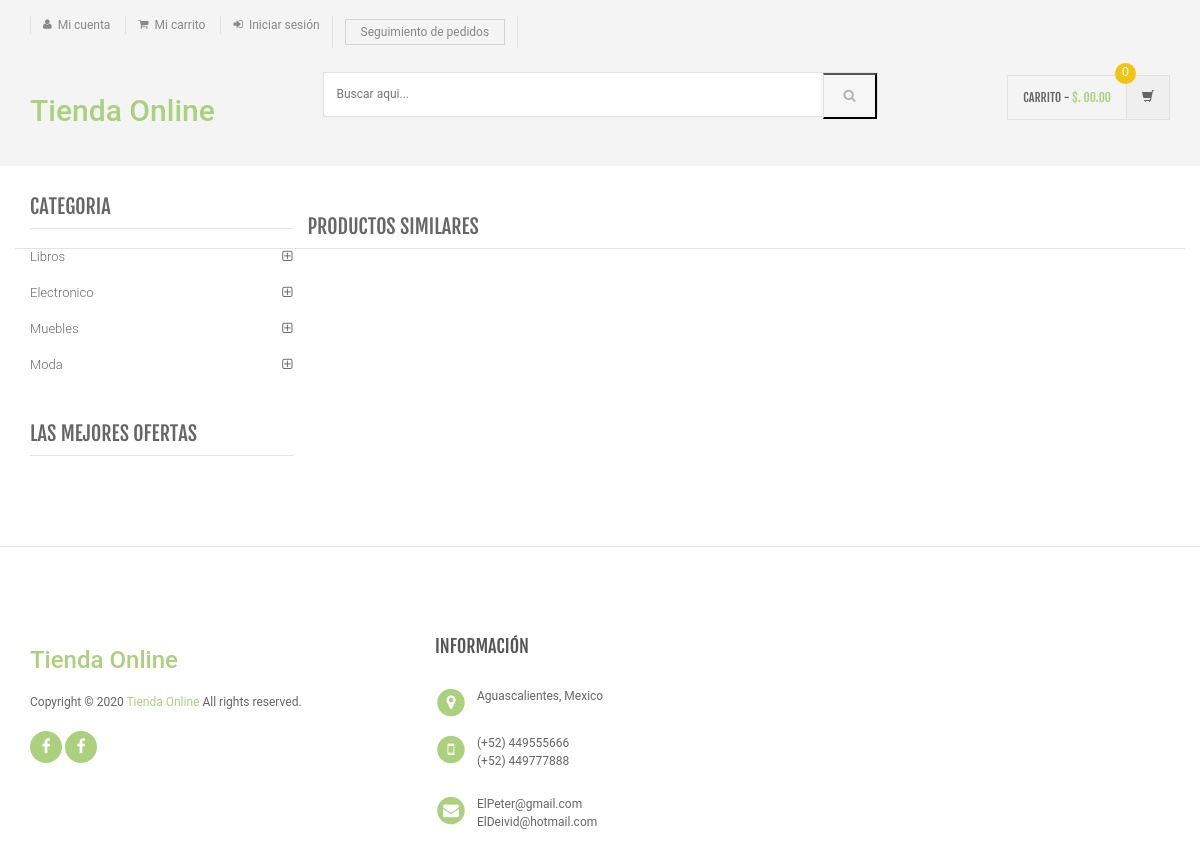
Page /product-details.php on the committed database.
### tables this page shows
CREATE TABLE `category` (
  `id` int(11) NOT NULL,
  `categoryName` varchar(255) DEFAULT NULL,
  `categoryDescription` longtext DEFAULT NULL,
  `creationDate` timestamp NOT NULL DEFAULT current_timestamp(),
  `updationDate` varchar(255) DEFAULT NULL
);

### product-details.php (the view, shortened to what this page needs)
<?php
include('includes/config.php');
?>
<!DOCTYPE html>
<html lang="es">
	<head>
	    <link rel="stylesheet" href="assets/css/bootstrap.min.css">
	    <link rel="stylesheet" href="assets/css/main.css">
	    <link rel="stylesheet" href="assets/css/green.css">
	    <link rel="stylesheet" href="assets/css/owl.carousel.css">
		<link rel="stylesheet" href="assets/css/owl.transitions.css">
		<link href="assets/css/lightbox.css" rel="stylesheet">
		<link rel="stylesheet" href="assets/css/animate.min.css">
		<link rel="stylesheet" href="assets/css/rateit.css">
		<link rel="stylesheet" href="assets/css/bootstrap-select.min.css">
		<link rel="stylesheet" href="assets/css/config.css">
		<link rel="stylesheet" href="assets/css/font-awesome.min.css">
	</head>
    <body class="cnt-home">
<header class="header-style-1">
<?php include('includes/top-header.php');?>
<?php include('includes/main-header.php');?>
</header>
<div class="body-content outer-top-xs">
	<div class='container'>
		<div class='row single-product outer-bottom-sm '>
			<div class='col-md-3 sidebar'>
				<div class="sidebar-module-container">
<div class="sidebar-widget outer-bottom-xs wow fadeInUp">
	<h3 class="section-title">Categoria</h3>
	<div class="sidebar-widget-body m-t-10">
		<div class="accordion">
		            <?php $sql=mysqli_query($con,"select id,categoryName  from category");
while($row=mysqli_fetch_array($sql))
{
    ?>
	    	<div class="accordion-group">
	            <div class="accordion-heading">
	                <a href="category.php?cid=<?php echo $row['id'];?>"  class="accordion-toggle collapsed">
	                   <?php echo $row['categoryName'];?>
	                </a>
	            </div>
	        </div>
	        <?php } ?>
	    </div>
	</div>
</div>
<div class="sidebar-widget hot-deals wow fadeInUp">
	<h3 class="section-title">LAS MEJORES OFERTAS</h3>
</div>
				</div>
			</div>
<section class="section featured-product wow fadeInUp">
	<h3 class="section-title">Productos similares </h3>
</section>
			</div>
		</div>
</div>
<?php include('includes/footer.php');?>
</body>
</html>

### assets/css/green.css (style rules this page uses)
a { color: #abd07e; }
.sidebar .sidebar-module-container .sidebar-widget .sidebar-widget-body .accordion .accordion-group .accordion-heading .accordion-toggle, .sidebar .sidebar-module-container .sidebar-widget .sidebar-widget-body .accordion .accordion-group .accordion-heading .accordion-toggle:hover, .sidebar .sidebar-module-container .sidebar-widget .sidebar-widget-body .accordion .accordion-group .accordion-heading .accordion-toggle:focus, .sidebar .sidebar-module-container .sidebar-widget .sidebar-widget-body .accordion .accordion-group .accordion-heading .accordion-toggle:after { color: #abd07e; }

### assets/css/lightbox.css (style rules this page uses)
body:after { content: url(../images/close.png) url(../images/loading.gif) url(../images/prev.png) url(../images/next.png); display: none; }

### rows in the picture
category: categoryName "Libros"
category: categoryName "Electronico"
category: categoryName "Muebles"
category: categoryName "Moda"
